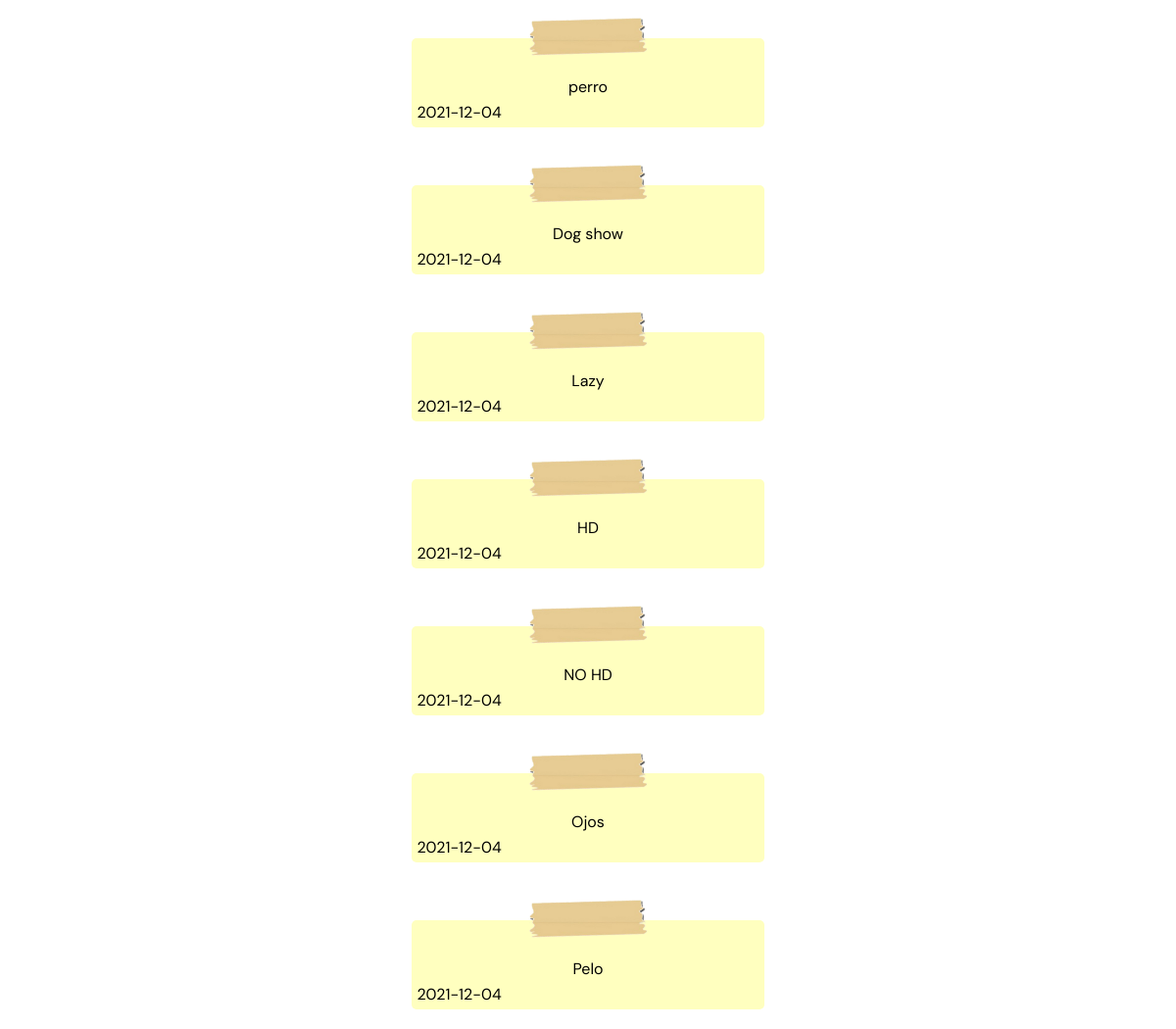
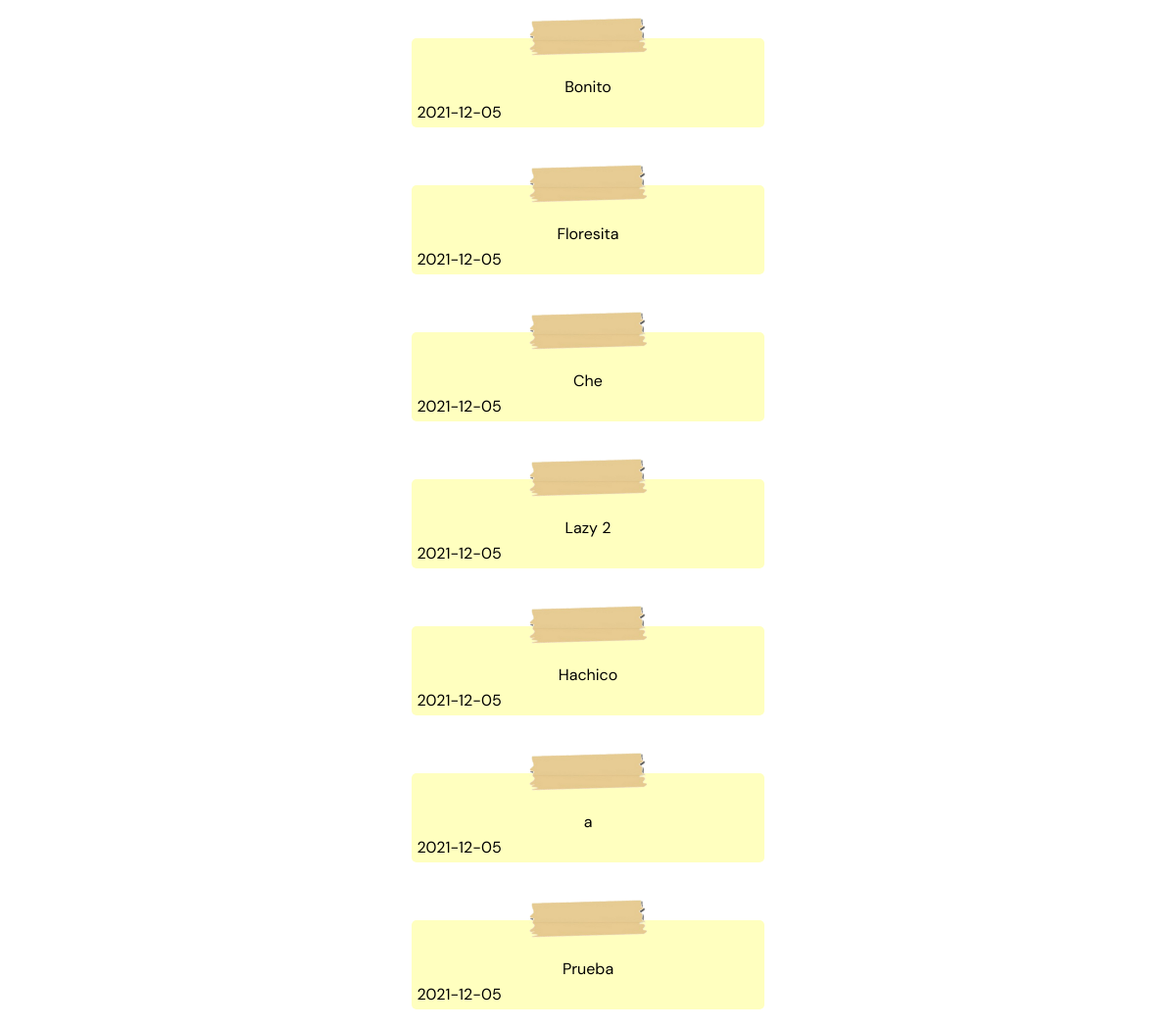
/owndogs/ (signed in), run on the app's committed database (2 pictures, top to bottom).
### app_relax/models.py (models this page shows, shortened)
class Dog(models.Model):
    user = models.ForeignKey(User, on_delete=models.CASCADE, related_name='Perro')
    imagen = models.CharField(max_length=200, default="")
    nombre = models.CharField(default="", max_length=200)
    fecha = models.CharField(default=datetime.datetime.now().strftime("%Y-%m-%d"), max_length=200)

### app_relax/views.py (the view)
# urls.py: path("owndogs/", views.MostrarPerros),
def MostrarPerros(request):
    perros = Dog.objects.all()
    context = {'dogs': perros}
    return render(request, 'app_relax/owndogs.html', context)

### app_relax/templates/app_relax/owndogs.html (shortened to what this page needs)
{% load static %}
<!DOCTYPE html>
<html lang="en">
<head>
    <link rel="stylesheet" type="text/css" href="{% static '/css/owndogs-style.css' %}">
</head>
<body>
    {% for elemento in dogs %}
    {% ifequal request.user elemento.user%}
    <img id="scotch" src="{% static 'images/scotch.png' %}" alt="">
    <article>
        <br>
        <p class="nombre">{{ elemento.nombre }}</p>
        <p class="fecha" >{{ elemento.fecha }}</p>
    </article>
    {% endifequal %}
    {% endfor %}
</body>
</html>

### static/css/owndogs-style.css (style rules this page uses)
body, html { margin: 0; padding: 0; font-family: 'DM Sans', sans-serif; background-color: #ffffff; }
article { width: 30%; margin: 0 auto; background-color: #ffffbf; padding-top: 1.5%; padding-bottom: 5px; border-radius: 5px; margin-bottom: 20px; }
.nombre { text-align: center; }
article p { margin-top: 0; margin-bottom: 0; }
.fecha { margin-top: 1.5%; margin-left: 1.5%; }
#scotch { display: block; margin: auto; width: 10%; transform: translateY(18px); }

### data on the page
Dog: nombre "perro", fecha "2021-12-04"
Dog: nombre "Dog show", fecha "2021-12-04"
Dog: nombre "Lazy", fecha "2021-12-04"
Dog: nombre "HD", fecha "2021-12-04"
Dog: nombre "NO HD", fecha "2021-12-04"
Dog: nombre "Ojos", fecha "2021-12-04"
Dog: nombre "Pelo", fecha "2021-12-04"
Dog: nombre "Bonito", fecha "2021-12-05"
Dog: nombre "Floresita", fecha "2021-12-05"
Dog: nombre "Che", fecha "2021-12-05"
Dog: nombre "Lazy 2", fecha "2021-12-05"
Dog: nombre "Hachico", fecha "2021-12-05"
Dog: nombre "a", fecha "2021-12-05"
Dog: nombre "Prueba", fecha "2021-12-05"
